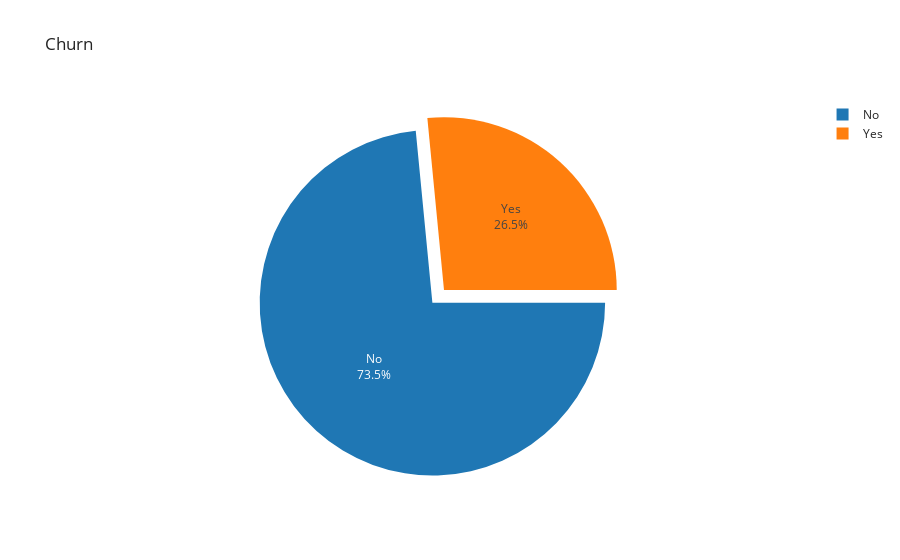

Notebook code cell kept with this figure:
### Code cell
fig = ps.pie(dataset, names = 'churn', template = 'simple_white',
title= 'Churn')
fig.update_traces (rotation=90, pull=[0.1], textinfo = "percent+label")
fig.show()

### Figure 1 — Plotly figure (JSON) as saved in the notebook; plotly's stock layout.template omitted (floating-point values rounded to 4 significant figures; data arrays with more than 128 entries replaced by an {"elided": "..."} marker saying what was removed)
{"data": [{"domain": {"x": [0, 1], "y": [0, 1]}, "hovertemplate": "churn=%{label}<extra></extra>", "labels": {"elided": "7043 str values"}, "legendgroup": "", "name": "", "pull": [0.1], "rotation": 90, "showlegend": true, "textinfo": "percent+label", "type": "pie"}], "layout": {"legend": {"tracegroupgap": 0}, "title": {"text": "Churn"}}}
